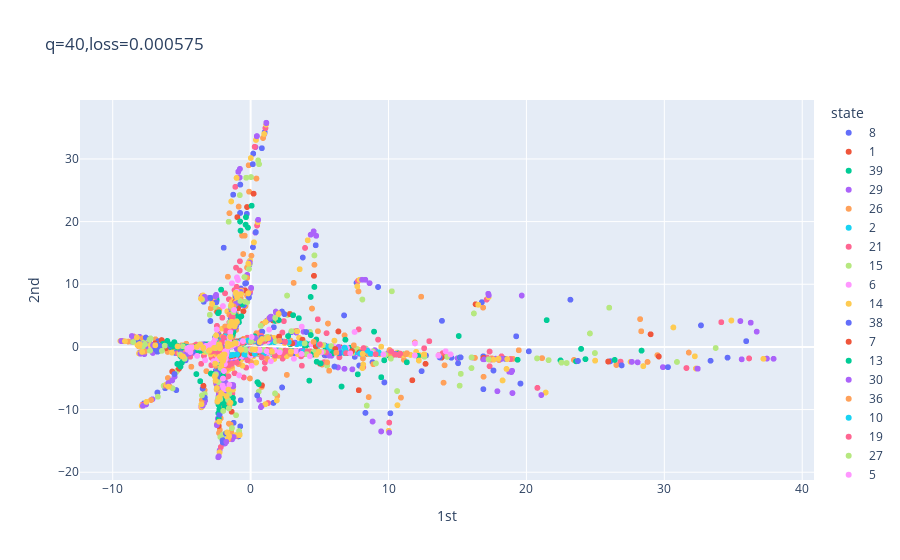

The cell this chart's notebook holds for it:
### Code cell
Adam = tf.keras.optimizers.Adam(learning_rate=0.001,beta_1=0.9,beta_2=0.999,epsilon=1e-07)
SGD = tf.keras.optimizers.SGD(learning_rate=0.01,momentum=0.0,nesterov=False)
model.compile(loss='mse',optimizer=Adam)
history = model.fit(X,X,epochs=100000,verbose=0,callbacks=[CustomCallback()])

### Figure 1 — Plotly figure (JSON) as saved in the notebook; plotly's stock layout.template omitted (floating-point values rounded to 4 significant figures; data arrays with more than 128 entries replaced by an {"elided": "..."} marker saying what was removed)
{"data": [{"hovertemplate": "state=8<br>1st=%{x}<br>2nd=%{y}<br>shift=%{text}<extra></extra>", "legendgroup": "8", "marker": {"color": "#636efa", "symbol": "circle"}, "mode": "markers+text", "name": "8", "showlegend": true, "text": {"elided": "500 int values"}, "type": "scattergl", "x": {"elided": "500 float values"}, "xaxis": "x", "y": {"elided": "500 float values"}, "yaxis": "y"}, {"hovertemplate": "state=1<br>1st=%{x}<br>2nd=%{y}<br>shift=%{text}<extra></extra>", "legendgroup": "1", "marker": {"color": "#EF553B", "symbol": "circle"}, "mode": "markers+text", "name": "1", "showlegend": true, "text": {"elided": "500 int values"}, "type": "scattergl", "x": {"elided": "500 float values"}, "xaxis": "x", "y": {"elided": "500 float values"}, "yaxis": "y"}, {"hovertemplate": "state=39<br>1st=%{x}<br>2nd=%{y}<br>shift=%{text}<extra></extra>", "legendgroup": "39", "marker": {"color": "#00cc96", "symbol": "circle"}, "mode": "markers+text", "name": "39", "showlegend": true, "text": {"elided": "500 int values"}, "type": "scattergl", "x": {"elided": "500 float values"}, "xaxis": "x", "y": {"elided": "500 float values"}, "yaxis": "y"}, {"hovertemplate": "state=29<br>1st=%{x}<br>2nd=%{y}<br>shift=%{text}<extra></extra>", "legendgroup": "29", "marker": {"color": "#ab63fa", "symbol": "circle"}, "mode": "markers+text", "name": "29", "showlegend": true, "text": {"elided": "500 int values"}, "type": "scattergl", "x": {"elided": "500 float values"}, "xaxis": "x", "y": {"elided": "500 float values"}, "yaxis": "y"}, {"hovertemplate": "state=26<br>1st=%{x}<br>2nd=%{y}<br>shift=%{text}<extra></extra>", "legendgroup": "26", "marker": {"color": "#FFA15A", "symbol": "circle"}, "mode": "markers+text", "name": "26", "showlegend": true, "text": {"elided": "500 int values"}, "type": "scattergl", "x": {"elided": "500 float values"}, "xaxis": "x", "y": {"elided": "500 float values"}, "yaxis": "y"}, {"hovertemplate": "state=2<br>1st=%{x}<br>2nd=%{y}<br>shift=%{text}<extra></extra>", "legendgroup": "2", "marker": {"color": "#19d3f3", "symbol": "circle"}, "mode": "markers+text", "name": "2", "showlegend": true, "text": {"elided": "500 int values"}, "type": "scattergl", "x": {"elided": "500 float values"}, "xaxis": "x", "y": {"elided": "500 float values"}, "yaxis": "y"}, {"hovertemplate": "state=21<br>1st=%{x}<br>2nd=%{y}<br>shift=%{text}<extra></extra>", "legendgroup": "21", "marker": {"color": "#FF6692", "symbol": "circle"}, "mode": "markers+text", "name": "21", "showlegend": true, "text": {"elided": "500 int values"}, "type": "scattergl", "x": {"elided": "500 float values"}, "xaxis": "x", "y": {"elided": "500 float values"}, "yaxis": "y"}, {"hovertemplate": "state=15<br>1st=%{x}<br>2nd=%{y}<br>shift=%{text}<extra></extra>", "legendgroup": "15", "marker": {"color": "#B6E880", "symbol": "circle"}, "mode": "markers+text", "name": "15", "showlegend": true, "text": {"elided": "500 int values"}, "type": "scattergl", "x": {"elided": "500 float values"}, "xaxis": "x", "y": {"elided": "500 float values"}, "yaxis": "y"}, {"hovertemplate": "state=6<br>1st=%{x}<br>2nd=%{y}<br>shift=%{text}<extra></extra>", "legendgroup": "6", "marker": {"color": "#FF97FF", "symbol": "circle"}, "mode": "markers+text", "name": "6", "showlegend": true, "text": {"elided": "500 int values"}, "type": "scattergl", "x": {"elided": "500 float values"}, "xaxis": "x", "y": {"elided": "500 float values"}, "yaxis": "y"}, {"hovertemplate": "state=14<br>1st=%{x}<br>2nd=%{y}<br>shift=%{text}<extra></extra>", "legendgroup": "14", "marker": {"color": "#FECB52", "symbol": "circle"}, "mode": "markers+text", "name": "14", "showlegend": true, "text": {"elided": "500 int values"}, "type": "scattergl", "x": {"elided": "500 float values"}, "xaxis": "x", "y": {"elided": "500 float values"}, "yaxis": "y"}, {"hovertemplate": "state=38<br>1st=%{x}<br>2nd=%{y}<br>shift=%{text}<extra></extra>", "legendgroup": "38", "marker": {"color": "#636efa", "symbol": "circle"}, "mode": "markers+text", "name": "38", "showlegend": true, "text": {"elided": "500 int values"}, "type": "scattergl", "x": {"elided": "500 float values"}, "xaxis": "x", "y": {"elided": "500 float values"}, "yaxis": "y"}, {"hovertemplate": "state=7<br>1st=%{x}<br>2nd=%{y}<br>shift=%{text}<extra></extra>", "legendgroup": "7", "marker": {"color": "#EF553B", "symbol": "circle"}, "mode": "markers+text", "name": "7", "showlegend": true, "text": {"elided": "500 int values"}, "type": "scattergl", "x": {"elided": "500 float values"}, "xaxis": "x", "y": {"elided": "500 float values"}, "yaxis": "y"}, {"hovertemplate": "state=13<br>1st=%{x}<br>2nd=%{y}<br>shift=%{text}<extra></extra>", "legendgroup": "13", "marker": {"color": "#00cc96", "symbol": "circle"}, "mode": "markers+text", "name": "13", "showlegend": true, "text": {"elided": "500 int values"}, "type": "scattergl", "x": {"elided": "500 float values"}, "xaxis": "x", "y": {"elided": "500 float values"}, "yaxis": "y"}, {"hovertemplate": "state=30<br>1st=%{x}<br>2nd=%{y}<br>shift=%{text}<extra></extra>", "legendgroup": "30", "marker": {"color": "#ab63fa", "symbol": "circle"}, "mode": "markers+text", "name": "30", "showlegend": true, "text": {"elided": "500 int values"}, "type": "scattergl", "x": {"elided": "500 float values"}, "xaxis": "x", "y": {"elided": "500 float values"}, "yaxis": "y"}, {"hovertemplate": "state=36<br>1st=%{x}<br>2nd=%{y}<br>shift=%{text}<extra></extra>", "legendgroup": "36", "marker": {"color": "#FFA15A", "symbol": "circle"}, "mode": "markers+text", "name": "36", "showlegend": true, "text": {"elided": "500 int values"}, "type": "scattergl", "x": {"elided": "500 float values"}, "xaxis": "x", "y": {"elided": "500 float values"}, "yaxis": "y"}, {"hovertemplate": "state=10<br>1st=%{x}<br>2nd=%{y}<br>shift=%{text}<extra></extra>", "legendgroup": "10", "marker": {"color": "#19d3f3", "symbol": "circle"}, "mode": "markers+text", "name": "10", "showlegend": true, "text": {"elided": "500 int values"}, "type": "scattergl", "x": {"elided": "500 float values"}, "xaxis": "x", "y": {"elided": "500 float values"}, "yaxis": "y"}, {"hovertemplate": "state=19<br>1st=%{x}<br>2nd=%{y}<br>shift=%{text}<extra></extra>", "legendgroup": "19", "marker": {"color": "#FF6692", "symbol": "circle"}, "mode": "markers+text", "name": "19", "showlegend": true, "text": {"elided": "500 int values"}, "type": "scattergl", "x": {"elided": "500 float values"}, "xaxis": "x", "y": {"elided": "500 float values"}, "yaxis": "y"}, {"hovertemplate": "state=27<br>1st=%{x}<br>2nd=%{y}<br>shift=%{text}<extra></extra>", "legendgroup": "27", "marker": {"color": "#B6E880", "symbol": "circle"}, "mode": "markers+text", "name": "27", "showlegend": true, "text": {"elided": "500 int values"}, "type": "scattergl", "x": {"elided": "500 float values"}, "xaxis": "x", "y": {"elided": "500 float values"}, "yaxis": "y"}, {"hovertemplate": "state=5<br>1st=%{x}<br>2nd=%{y}<br>shift=%{text}<extra></extra>", "legendgroup": "5", "marker": {"color": "#FF97FF", "symbol": "circle"}, "mode": "markers+text", "name": "5", "showlegend": true, "text": {"elided": "500 int values"}, "type": "scattergl", "x": {"elided": "500 float values"}, "xaxis": "x", "y": {"elided": "500 float values"}, "yaxis": "y"}, {"hovertemplate": "state=18<br>1st=%{x}<br>2nd=%{y}<br>shift=%{text}<extra></extra>", "legendgroup": "18", "marker": {"color": "#FECB52", "symbol": "circle"}, "mode": "markers+text", "name": "18", "showlegend": true, "text": {"elided": "500 int values"}, "type": "scattergl", "x": {"elided": "500 float values"}, "xaxis": "x", "y": {"elided": "500 float values"}, "yaxis": "y"}, {"hovertemplate": "state=34<br>1st=%{x}<br>2nd=%{y}<br>shift=%{text}<extra></extra>", "legendgroup": "34", "marker": {"color": "#636efa", "symbol": "circle"}, "mode": "markers+text", "name": "34", "showlegend": true, "text": {"elided": "500 int values"}, "type": "scattergl", "x": {"elided": "500 float values"}, "xaxis": "x", "y": {"elided": "500 float values"}, "yaxis": "y"}, {"hovertemplate": "state=25<br>1st=%{x}<br>2nd=%{y}<br>shift=%{text}<extra></extra>", "legendgroup": "25", "marker": {"color": "#EF553B", "symbol": "circle"}, "mode": "markers+text", "name": "25", "showlegend": true, "text": {"elided": "500 int values"}, "type": "scattergl", "x": {"elided": "500 float values"}, "xaxis": "x", "y": {"elided": "500 float values"}, "yaxis": "y"}, {"hovertemplate": "state=24<br>1st=%{x}<br>2nd=%{y}<br>shift=%{text}<extra></extra>", "legendgroup": "24", "marker": {"color": "#00cc96", "symbol": "circle"}, "mode": "markers+text", "name": "24", "showlegend": true, "text": {"elided": "500 int values"}, "type": "scattergl", "x": {"elided": "500 float values"}, "xaxis": "x", "y": {"elided": "500 float values"}, "yaxis": "y"}, {"hovertemplate": "state=12<br>1st=%{x}<br>2nd=%{y}<br>shift=%{text}<extra></extra>", "legendgroup": "12", "marker": {"color": "#ab63fa", "symbol": "circle"}, "mode": "markers+text", "name": "12", "showlegend": true, "text": {"elided": "500 int values"}, "type": "scattergl", "x": {"elided": "500 float values"}, "xaxis": "x", "y": {"elided": "500 float values"}, "yaxis": "y"}, {"hovertemplate": "state=22<br>1st=%{x}<br>2nd=%{y}<br>shift=%{text}<extra></extra>", "legendgroup": "22", "marker": {"color": "#FFA15A", "symbol": "circle"}, "mode": "markers+text", "name": "22", "showlegend": true, "text": {"elided": "500 int values"}, "type": "scattergl", "x": {"elided": "500 float values"}, "xaxis": "x", "y": {"elided": "500 float values"}, "yaxis": "y"}, {"hovertemplate": "state=9<br>1st=%{x}<br>2nd=%{y}<br>shift=%{text}<extra></extra>", "legendgroup": "9", "marker": {"color": "#19d3f3", "symbol": "circle"}, "mode": "markers+text", "name": "9", "showlegend": true, "text": {"elided": "500 int values"}, "type": "scattergl", "x": {"elided": "500 float values"}, "xaxis": "x", "y": {"elided": "500 float values"}, "yaxis": "y"}, {"hovertemplate": "state=33<br>1st=%{x}<br>2nd=%{y}<br>shift=%{text}<extra></extra>", "legendgroup": "33", "marker": {"color": "#FF6692", "symbol": "circle"}, "mode": "markers+text", "name": "33", "showlegend": true, "text": {"elided": "500 int values"}, "type": "scattergl", "x": {"elided": "500 float values"}, "xaxis": "x", "y": {"elided": "500 float values"}, "yaxis": "y"}, {"hovertemplate": "state=4<br>1st=%{x}<br>2nd=%{y}<br>shift=%{text}<extra></extra>", "legendgroup": "4", "marker": {"color": "#B6E880", "symbol": "circle"}, "mode": "markers+text", "name": "4", "showlegend": true, "text": {"elided": "500 int values"}, "type": "scattergl", "x": {"elided": "500 float values"}, "xaxis": "x", "y": {"elided": "500 float values"}, "yaxis": "y"}, {"hovertemplate": "state=11<br>1st=%{x}<br>2nd=%{y}<br>shift=%{text}<extra></extra>", "legendgroup": "11", "marker": {"color": "#FF97FF", "symbol": "circle"}, "mode": "markers+text", "name": "11", "showlegend": true, "text": {"elided": "500 int values"}, "type": "scattergl", "x": {"elided": "500 float values"}, "xaxis": "x", "y": {"elided": "500 float values"}, "yaxis": "y"}, {"hovertemplate": "state=32<br>1st=%{x}<br>2nd=%{y}<br>shift=%{text}<extra></extra>", "legendgroup": "32", "marker": {"color": "#FECB52", "symbol": "circle"}, "mode": "markers+text", "name": "32", "showlegend": true, "text": {"elided": "500 int values"}, "type": "scattergl", "x": {"elided": "500 float values"}, "xaxis": "x", "y": {"elided": "500 float values"}, "yaxis": "y"}, {"hovertemplate": "state=28<br>1st=%{x}<br>2nd=%{y}<br>shift=%{text}<extra></extra>", "legendgroup": "28", "marker": {"color": "#636efa", "symbol": "circle"}, "mode": "markers+text", "name": "28", "showlegend": true, "text": {"elided": "500 int values"}, "type": "scattergl", "x": {"elided": "500 float values"}, "xaxis": "x", "y": {"elided": "500 float values"}, "yaxis": "y"}, {"hovertemplate": "state=0<br>1st=%{x}<br>2nd=%{y}<br>shift=%{text}<extra></extra>", "legendgroup": "0", "marker": {"color": "#EF553B", "symbol": "circle"}, "mode": "markers+text", "name": "0", "showlegend": true, "text": {"elided": "500 int values"}, "type": "scattergl", "x": {"elided": "500 float values"}, "xaxis": "x", "y": {"elided": "500 float values"}, "yaxis": "y"}, {"hovertemplate": "state=23<br>1st=%{x}<br>2nd=%{y}<br>shift=%{text}<extra></extra>", "legendgroup": "23", "marker": {"color": "#00cc96", "symbol": "circle"}, "mode": "markers+text", "name": "23", "showlegend": true, "text": {"elided": "500 int values"}, "type": "scattergl", "x": {"elided": "500 float values"}, "xaxis": "x", "y": {"elided": "500 float values"}, "yaxis": "y"}, {"hovertemplate": "state=31<br>1st=%{x}<br>2nd=%{y}<br>shift=%{text}<extra></extra>", "legendgroup": "31", "marker": {"color": "#ab63fa", "symbol": "circle"}, "mode": "markers+text", "name": "31", "showlegend": true, "text": {"elided": "500 int values"}, "type": "scattergl", "x": {"elided": "500 float values"}, "xaxis": "x", "y": {"elided": "500 float values"}, "yaxis": "y"}, {"hovertemplate": "state=17<br>1st=%{x}<br>2nd=%{y}<br>shift=%{text}<extra></extra>", "legendgroup": "17", "marker": {"color": "#FFA15A", "symbol": "circle"}, "mode": "markers+text", "name": "17", "showlegend": true, "text": {"elided": "500 int values"}, "type": "scattergl", "x": {"elided": "500 float values"}, "xaxis": "x", "y": {"elided": "500 float values"}, "yaxis": "y"}, {"hovertemplate": "state=3<br>1st=%{x}<br>2nd=%{y}<br>shift=%{text}<extra></extra>", "legendgroup": "3", "marker": {"color": "#19d3f3", "symbol": "circle"}, "mode": "markers+text", "name": "3", "showlegend": true, "text": {"elided": "500 int values"}, "type": "scattergl", "x": {"elided": "500 float values"}, "xaxis": "x", "y": {"elided": "500 float values"}, "yaxis": "y"}, {"hovertemplate": "state=16<br>1st=%{x}<br>2nd=%{y}<br>shift=%{text}<extra></extra>", "legendgroup": "16", "marker": {"color": "#FF6692", "symbol": "circle"}, "mode": "markers+text", "name": "16", "showlegend": true, "text": {"elided": "500 int values"}, "type": "scattergl", "x": {"elided": "500 float values"}, "xaxis": "x", "y": {"elided": "500 float values"}, "yaxis": "y"}, {"hovertemplate": "state=37<br>1st=%{x}<br>2nd=%{y}<br>shift=%{text}<extra></extra>", "legendgroup": "37", "marker": {"color": "#B6E880", "symbol": "circle"}, "mode": "markers+text", "name": "37", "showlegend": true, "text": {"elided": "500 int values"}, "type": "scattergl", "x": {"elided": "500 float values"}, "xaxis": "x", "y": {"elided": "500 float values"}, "yaxis": "y"}, {"hovertemplate": "state=20<br>1st=%{x}<br>2nd=%{y}<br>shift=%{text}<extra></extra>", "legendgroup": "20", "marker": {"color": "#FF97FF", "symbol": "circle"}, "mode": "markers+text", "name": "20", "showlegend": true, "text": {"elided": "500 int values"}, "type": "scattergl", "x": {"elided": "500 float values"}, "xaxis": "x", "y": {"elided": "500 float values"}, "yaxis": "y"}, {"hovertemplate": "state=35<br>1st=%{x}<br>2nd=%{y}<br>shift=%{text}<extra></extra>", "legendgroup": "35", "marker": {"color": "#FECB52", "symbol": "circle"}, "mode": "markers+text", "name": "35", "showlegend": true, "text": {"elided": "500 int values"}, "type": "scattergl", "x": {"elided": "500 float values"}, "xaxis": "x", "y": {"elided": "500 float values"}, "yaxis": "y"}], "layout": {"autosize": true, "legend": {"title": {"text": "state"}, "tracegroupgap": 0}, "title": {"text": "q=40,loss=0.000575"}, "xaxis": {"anchor": "y", "autorange": true, "domain": [0, 1], "range": [-12.51, 40.99], "title": {"text": "1st"}, "type": "linear"}, "yaxis": {"anchor": "x", "autorange": true, "domain": [0, 1], "range": [-21.74, 39.91], "title": {"text": "2nd"}, "type": "linear"}}}
